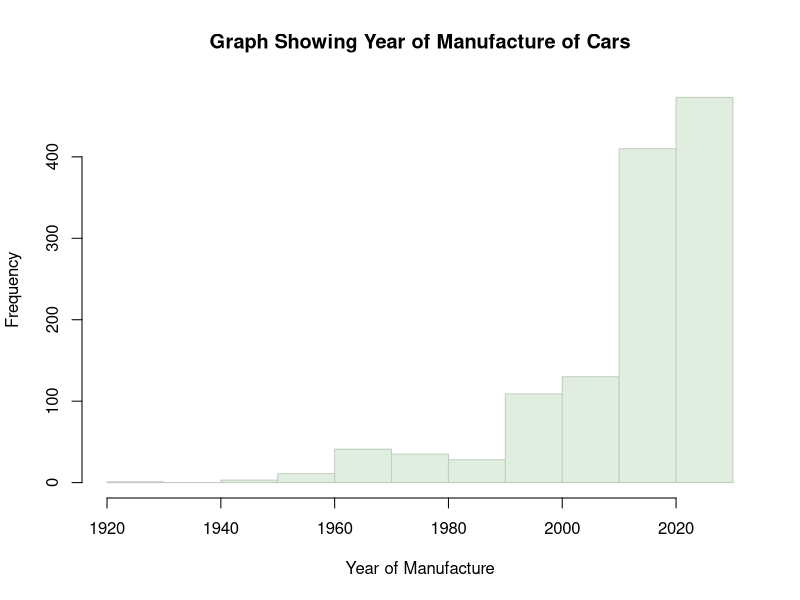
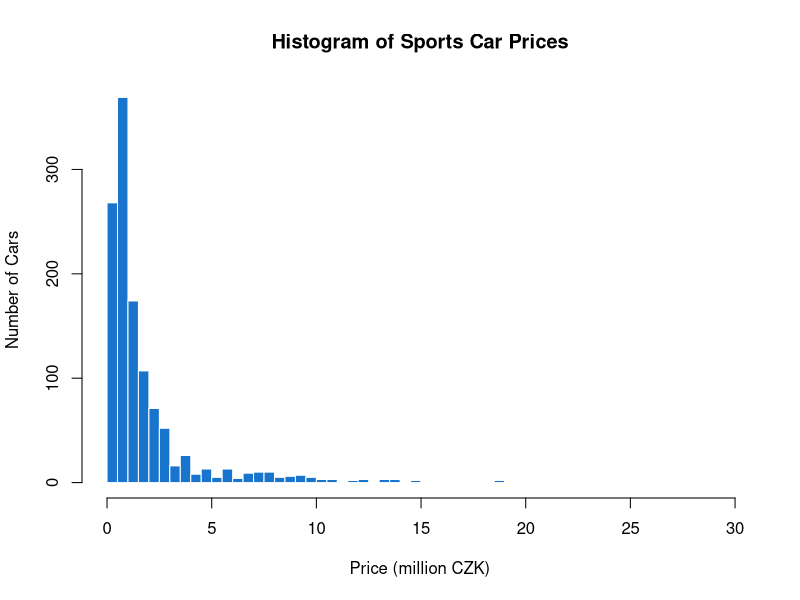
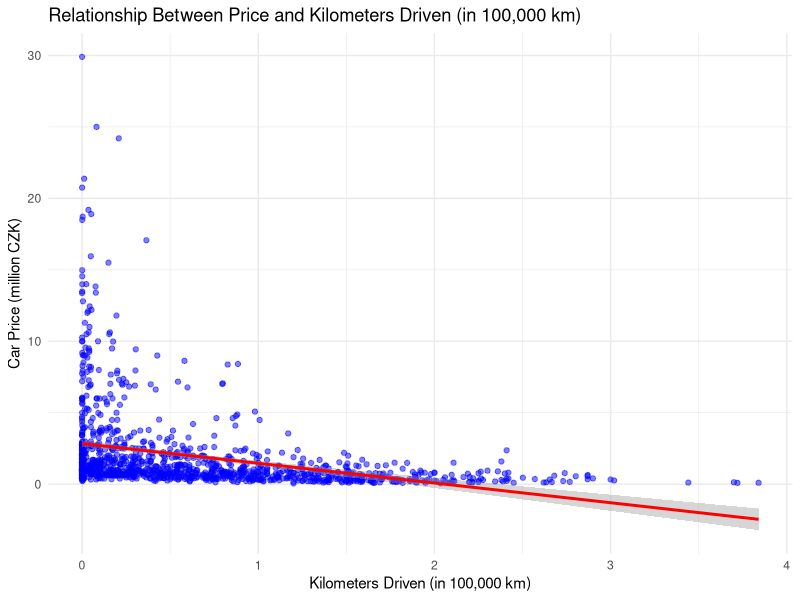
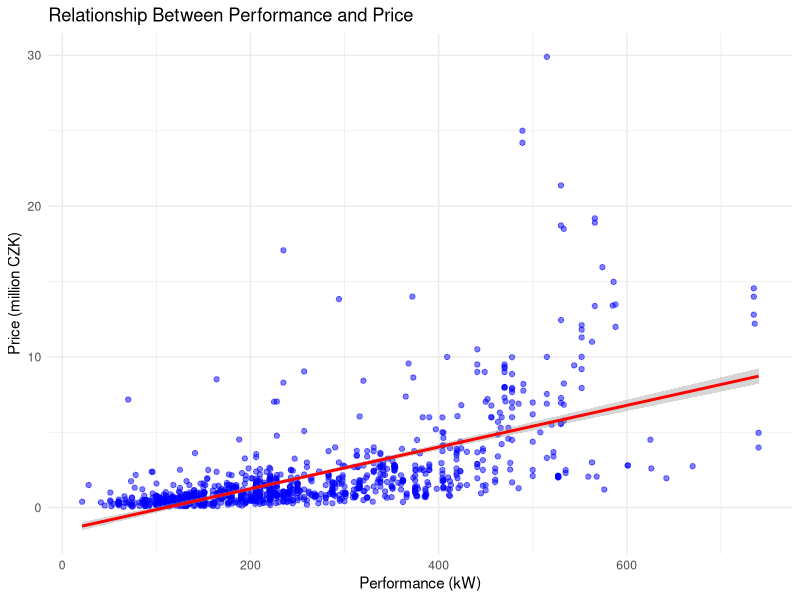

Generate these figures, in order, with R:
## ---- chunk 1
knitr::opts_chunk$set(echo = TRUE)
## ---- chunk 2
data <- read.csv("all_cars.csv")
prices_nafree <- na.omit(data$Cena)
price <- as.numeric(prices_nafree)
library(psych)
## ---- chunk 3
year <- as.numeric(data$Rok)
hist(year, xlab = "Year of Manufacture", ylab="Frequency", col="honeydew2", border="honeydew3", main = "Graph Showing Year of Manufacture of Cars")
## ---- chunk 4
# describe(price)
## ---- chunk 5
price_mil <- price / 1e6  
hist(price_mil, 
     breaks = 50, 
     col = "dodgerblue3", 
     border = "white", 
     main = "Histogram of Sports Car Prices", 
     xlab = "Price (million CZK)", 
     ylab = "Number of Cars", 
     xlim = c(0, max(price_mil, na.rm = TRUE)), 
     freq = TRUE)
## ---- chunk 6
data <- data[!is.na(data$Kilometry) & data$Kilometry != "NA", ]
data$Kilometry <- as.numeric(gsub("\\s*Km", "", data$Kilometry))

new_cars <- data[data$Kilometry == 0, ]
num_new_cars <- nrow(new_cars)
## ---- chunk 7

library(ggplot2)
data$Kilometry <- as.numeric(gsub("\\s*Km", "", data$Kilometry)) / 1e5

regression_data <- na.exclude(data[, c("Kilometry", "Cena")])

model <- lm(Cena ~ Kilometry, data = regression_data)

ggplot(regression_data, aes(x = Kilometry, y = Cena / 1e6)) +
  geom_point(alpha = 0.5, color = "blue") +
  geom_smooth(method = "lm", col = "red") +
  labs(title = "Relationship Between Price and Kilometers Driven (in 100,000 km)",
       x = "Kilometers Driven (in 100,000 km)",
       y = "Car Price (million CZK)") +
  theme_minimal()

#summary(model)
## ---- chunk 8

data$Výkon <- as.numeric(gsub(" kW", "", data$Výkon))

valid_cars <- data[!is.na(data$Výkon) & !is.na(data$Cena), ]

model_performance <- lm(Cena ~ Výkon, data = valid_cars)

#summary(model_performance)

ggplot(valid_cars, aes(x = Výkon, y = Cena / 1e6)) +
  geom_point(alpha = 0.5, color = "blue") +
  geom_smooth(method = "lm", col = "red") +
  labs(title = "Relationship Between Performance and Price",
       x = "Performance (kW)",
       y = "Price (million CZK)") +
  theme_minimal()
